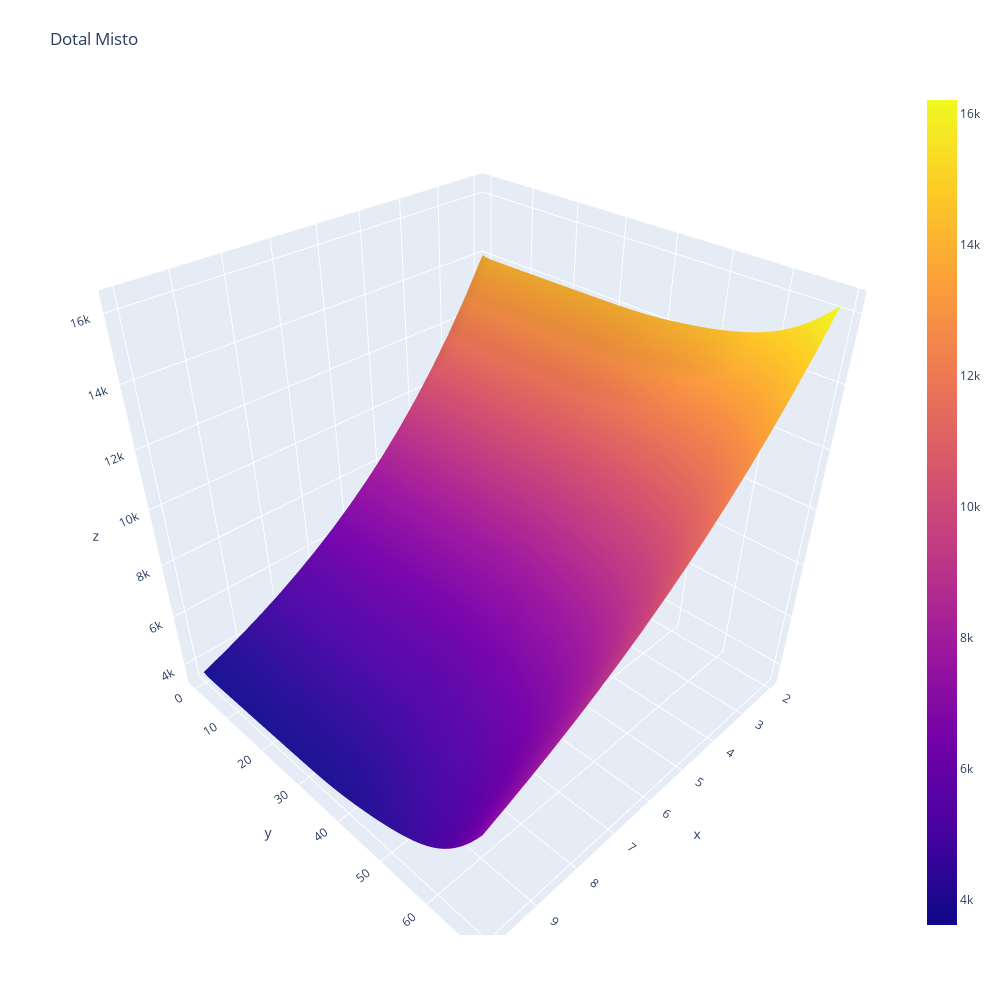

The code cell stored with this chart in its notebook:
### Code cell
fig = go.Figure(data=[go.Surface(z=df_matrix, y=np.array(list(df_matrix.index)), 
                                 x=np.array(list(df_matrix.columns)))])


fig.update_layout(title='Dotal Misto', autosize=True,
                  width=1000, height=1000,
                  margin=dict(l=65, r=50, b=65, t=90),)

fig.show()

### Figure 1 — Plotly figure (JSON) as saved in the notebook; plotly's stock layout.template omitted (floating-point values rounded to 4 significant figures; data arrays with more than 128 entries replaced by an {"elided": "..."} marker saying what was removed)
{"data": [{"type": "surface", "x": [2, 2.5, 3, 3.5, 4, 4.5, 5, 5.5, 6, 6.5, 7.0, 7.5, 8, 8.5, 9, 9.5, 10], "y": [0, 1, 2, 3, 4, 5, 6, 7, 8, 9, 10, 11, 12, 13, 14, 15, 16, 17, 18, 19, 20, 21, 22, 23, 24, 25, 26, 27, 28, 29, 30, 31, 32, 33, 34, 35, 36, 37, 38, 39, 40, 41, 42, 43, 44, 45, 46, 47, 48, 49, 50, 51, 52, 53, 54, 55, 56, 57, 58, 59, 60, 61, 62, 63, 64, 65, 66, 67, 68, 69], "z": {"elided": "70x17 float values"}}], "layout": {"autosize": true, "height": 1000, "margin": {"b": 65, "l": 65, "r": 50, "t": 90}, "title": {"text": "Dotal Misto"}, "width": 1000}}
